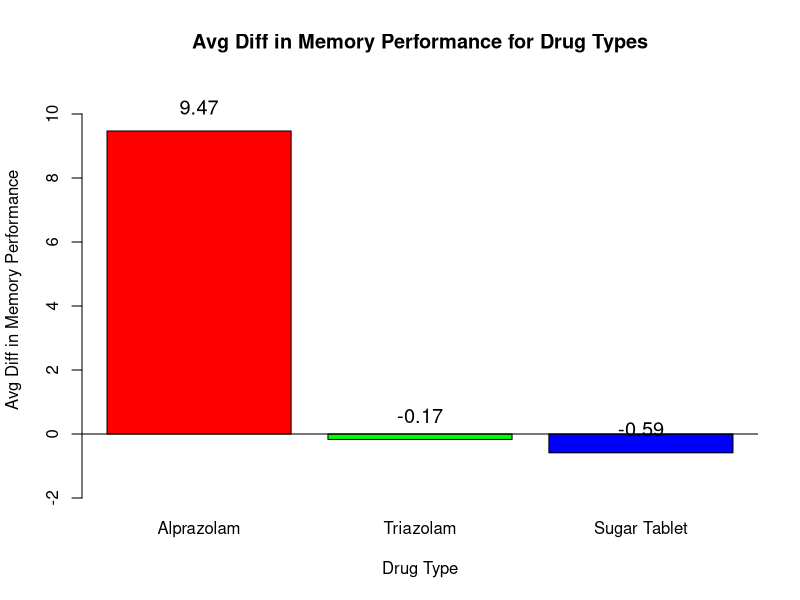
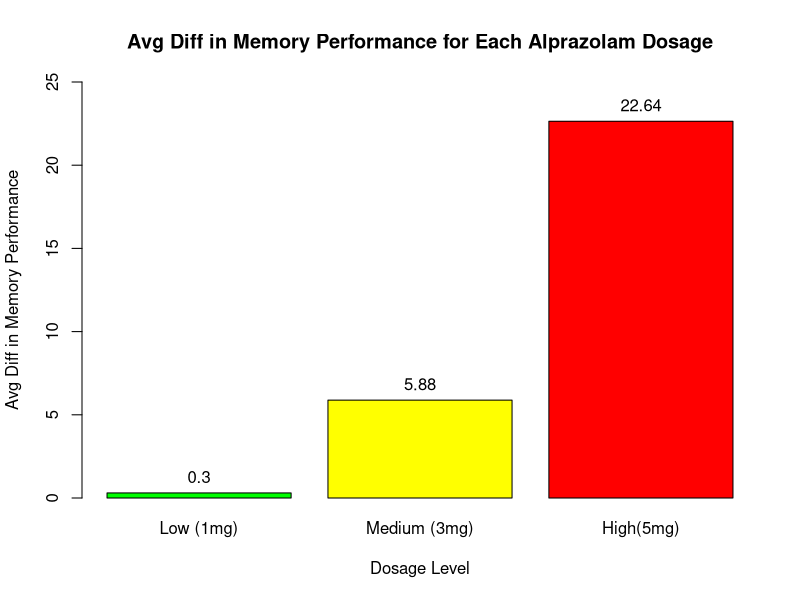
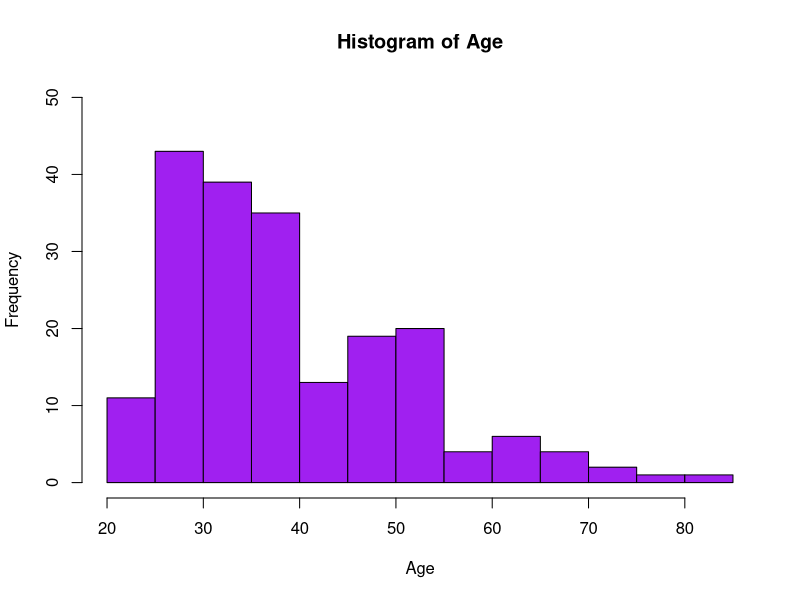
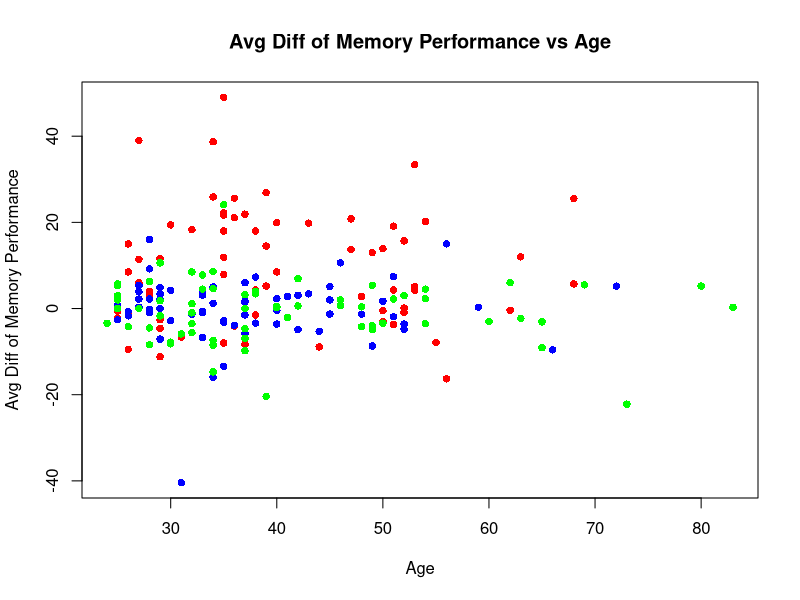
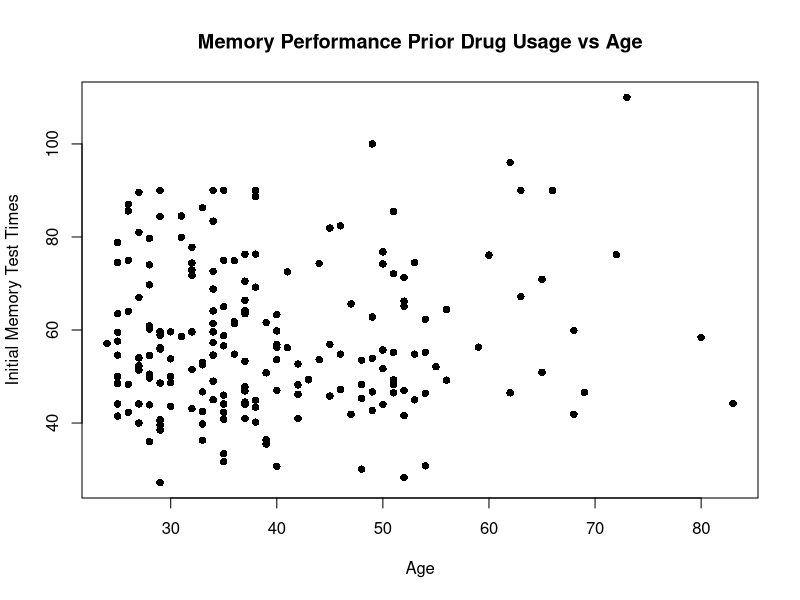
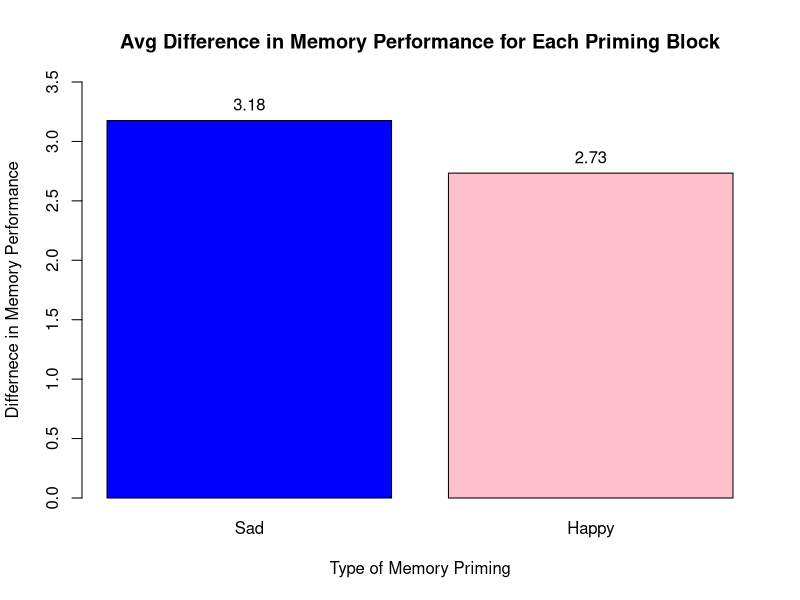
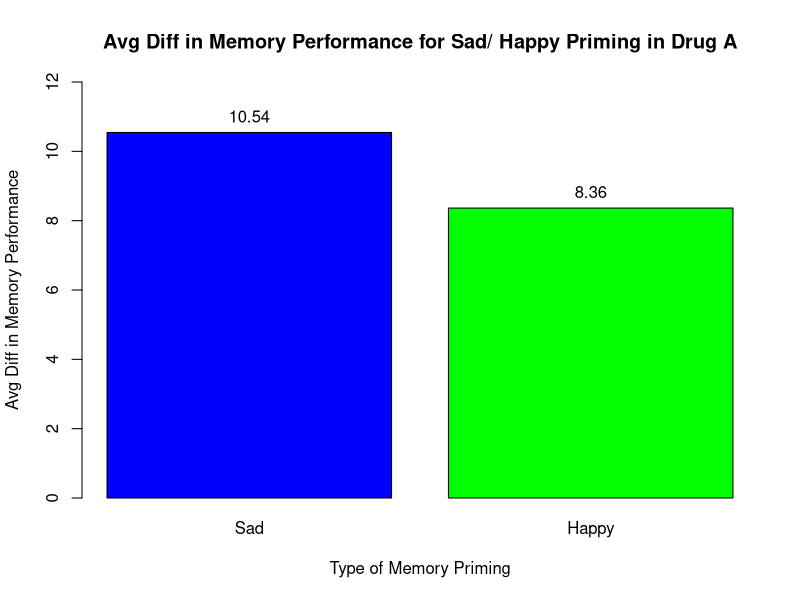

Source code (R) for these figures, in order:
## ---- chunk 1
knitr::opts_chunk$set(echo = TRUE)
## ---- chunk 2
raw_df <- read.csv("Islander_data.csv")
## ---- chunk 3
library(dplyr)
## ---- chunk 4
sum(is.na(raw_df)) # There a no na rows

df <- select(raw_df, -first_name, -last_name) # remove the first and last name columns
head(df)


## ---- chunk 5
# Subset the data for drugs A, T, and S
drug_subset <- subset(df, Drug %in% c("A", "T", "S"), select = c("Drug", "Diff"))
head(drug_subset)

## ---- chunk 6
# Calculate mean differences for each drug

mean_diff <- tapply(drug_subset$Diff, drug_subset$Drug, mean)

# Create barplot
barplot(mean_diff, 
        main = "Avg Diff in Memory Performance for Drug Types", 
        xlab = "Drug Type", 
        ylab = "Avg Diff in Memory Performance", 
        col = rainbow(3),
        names.arg = c("Alprazolam", "Triazolam", "Sugar Tablet"),
        ylim = c(-2,11))

abline(h = 0, col = "black")

rounded_mean_diff <- round(mean_diff, digits = 2)

# Calculate the center of each bar
bar_centers <- barplot(mean_diff, plot = FALSE)

# Add text labels with rounded mean_diff values at the center of each bar
text(x = bar_centers, 
     y = mean_diff, 
     label = as.character(rounded_mean_diff), 
     cex = 1.2, 
     adj = c(0.5, -1.1),
     col = "black")
## ---- chunk 7
# Find the average diff values of each dosage for Alprazolam
alprazolam_data = filter(df, Drug == 'A')

avg_diff = cbind(
  alprazolam_data %>% filter(Dosage == 1) %>% summarize(mean(Diff)),
  alprazolam_data %>% filter(Dosage == 2) %>% summarize(mean(Diff)),
  alprazolam_data %>% filter(Dosage == 3) %>% summarize(mean(Diff))
)
## ---- chunk 8
myplot = barplot(unlist(avg_diff),
                 main = "Avg Diff in Memory Performance for Each Alprazolam Dosage",
                 xlab = "Dosage Level",
                 ylab = "Avg Diff in Memory Performance",
                 names.arg = c("Low (1mg)", "Medium (3mg)", "High(5mg)"),
                 col = c("green","yellow","red"),
                 ylim = c(0, 25))

text(x = myplot, y = avg_diff, label = as.character(round(avg_diff, 2)), cex = 1, pos = 3)
## ---- chunk 9
Age = df$age
Diff = df$Diff
hist(Age, col = "purple", ylim = c(0,50))
## ---- chunk 10
# Create a vector of colors based on the Drug variable
drug_colors <- c("A" = "red", "T" = "green", "S" = "blue")

# Plot the points with colors based on Drug
plot(Age, Diff, pch = 16, xlab = 'Age', ylab = 'Avg Diff of Memory Performance', 
     main = 'Avg Diff of Memory Performance vs Age', col = drug_colors[df$Drug])

## ---- chunk 11
cor(Age, Diff)
## ---- chunk 12
InitMemTest = df$Mem_Score_Before

plot(Age, 
     InitMemTest, 
     pch = 16, 
     xlab = "Age", 
     ylab = "Initial Memory Test Times", 
     main = "Memory Performance Prior Drug Usage vs Age")

## ---- chunk 13
cor(Age, InitMemTest)
## ---- chunk 14
# Find the average diff values of each 
avg_diff = cbind(
  df %>% filter(Happy_Sad_group == 'S') %>% summarize(mean(Diff)),
  df %>% filter(Happy_Sad_group == 'H') %>% summarize(mean(Diff))
)

myplot = barplot(unlist(avg_diff),
                 main = "Avg Difference in Memory Performance for Each Priming Block",
                 xlab = "Type of Memory Priming",
                 ylab = "Differnece in Memory Performance",
                 names.arg = c("Sad", "Happy"),
                 col = c("blue","pink"),
                 ylim = c(0, 3.5))

text(x = myplot, y = avg_diff, label = as.character(round(avg_diff, 2)), cex = 1, pos = 3)
## ---- chunk 15
# Subset the data for drug A
drug_A_subset <- filter(df, Drug == "A")

avg_diff_drug_A <- cbind(
  drug_A_subset %>% filter(Happy_Sad_group == 'S') %>% summarize(mean(Diff)),
  drug_A_subset %>% filter(Happy_Sad_group == 'H') %>% summarize(mean(Diff))
)

avg_diff_drug_A
## ---- chunk 16
myplot = barplot(unlist(avg_diff_drug_A),
                 main = "Avg Diff in Memory Performance for Sad/ Happy Priming in Drug A",
                 xlab = "Type of Memory Priming",
                 ylab = "Avg Diff in Memory Performance",
                 names.arg = c("Sad", "Happy"),
                 col = c("blue","green"),
                 ylim = c(0, 12))
text(x = myplot, y = avg_diff_drug_A, label = as.character(round(avg_diff_drug_A, 2)), cex = 1, pos = 3)
